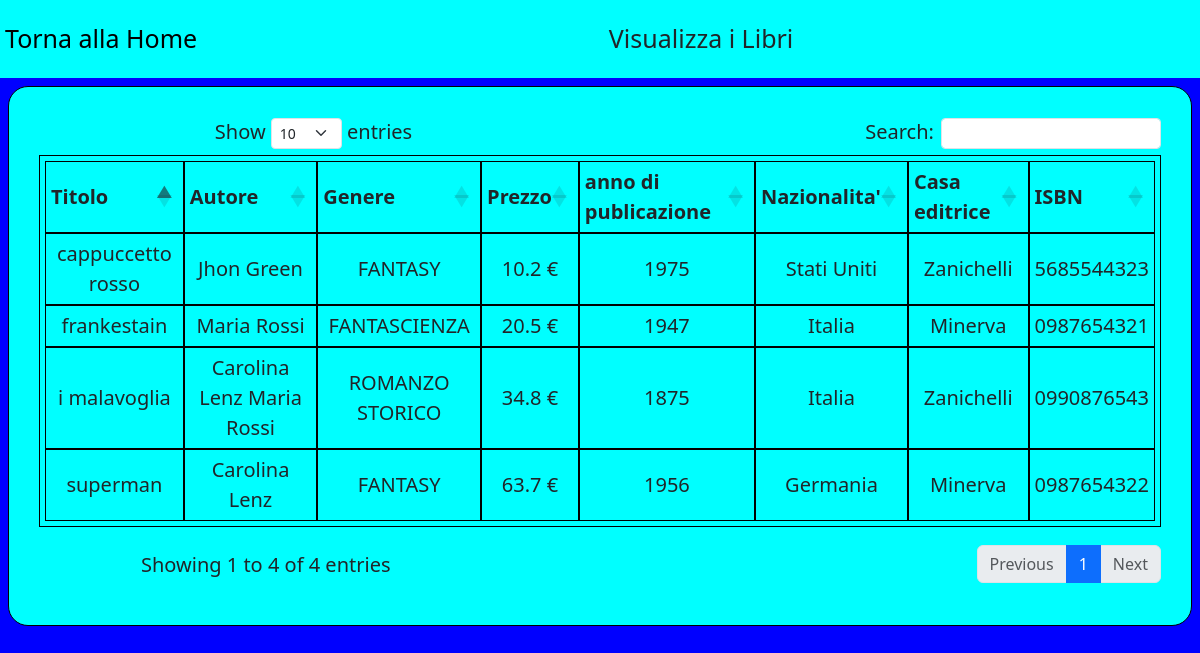
Screenshot of /paginephp/visualizzaLibri.php with the database file from the repository.
### tables this page shows
CREATE TABLE IF NOT EXISTS `libri` (
  `ISBN` varchar(10) NOT NULL,
  `titolo` varchar(50) NOT NULL,
  `genere` int(11) NOT NULL,
  `prezzo` float NOT NULL CHECK (`prezzo` > 0),
  `anno_publicazione` int(11) DEFAULT NULL CHECK (`anno_publicazione` > 0),
  `id_casa_editrice` int(11) NOT NULL,
  PRIMARY KEY (`ISBN`),
  KEY `genere` (`genere`),
  KEY `id_casa_editrice` (`id_casa_editrice`),
  CONSTRAINT `libri_ibfk_1` FOREIGN KEY (`genere`) REFERENCES `generi` (`id`),
  CONSTRAINT `libri_ibfk_2` FOREIGN KEY (`id_casa_editrice`) REFERENCES `casa_editrice` (`id`)
);

CREATE TABLE IF NOT EXISTS `generi` (
  `id` int(11) NOT NULL AUTO_INCREMENT,
  `genere` varchar(20) NOT NULL,
  PRIMARY KEY (`id`),
  UNIQUE KEY `genere` (`genere`)
);

CREATE TABLE IF NOT EXISTS `autori` (
  `cf` varchar(16) NOT NULL,
  `nome` varchar(20) NOT NULL,
  `cognome` varchar(20) NOT NULL,
  `nazionalità` int(11) NOT NULL,
  `data_nascita` date DEFAULT NULL,
  PRIMARY KEY (`cf`),
  KEY `nazionalità` (`nazionalità`),
  CONSTRAINT `autori_ibfk_1` FOREIGN KEY (`nazionalità`) REFERENCES `nazioni` (`id`)
);

CREATE TABLE IF NOT EXISTS `nazioni` (
  `id` int(11) NOT NULL AUTO_INCREMENT,
  `nome_nazione` varchar(255) NOT NULL,
  PRIMARY KEY (`id`)
);

CREATE TABLE IF NOT EXISTS `casa_editrice` (
  `id` int(11) NOT NULL AUTO_INCREMENT,
  `nome` varchar(30) NOT NULL,
  `via` varchar(50) NOT NULL,
  `citta` varchar(30) NOT NULL,
  PRIMARY KEY (`id`)
);

### paginephp/visualizzaLibri.php (the view, shortened to what this page needs)
<?php
    include "connessione.php";
    $conn = mysqli_connect($hostname, $username, $password, $dbname);
    $query = "SELECT * FROM autori";
    $risultato = mysqli_query($conn, $query);
    if ($risultato) {
        $autori = array();
        while ($autore = mysqli_fetch_assoc($risultato)) {
            $autori[] = $autore;
        }
    } else {
        echo "Errore nella query: " . mysqli_error($conn);
    }
    $query = "SELECT * FROM generi";
    $risultato = mysqli_query($conn, $query);
    if ($risultato) {
        $generi = array();
        while ($genere = mysqli_fetch_assoc($risultato)) {
            $generi[] = $genere;
        }
    } else {
        echo "Errore nella query: " . mysqli_error($conn);
    }
    $query = "SELECT * FROM casa_editrice";
    $risultato = mysqli_query($conn, $query);
    if ($risultato) {
        $case = array();
        while ($casa = mysqli_fetch_assoc($risultato)) {
            $case[] = $casa;
        }
    } else {
        echo "Errore nella query: " . mysqli_error($conn);
    }
    $query = "SELECT * FROM libri";
    $risultato = mysqli_query($conn, $query);
    if ($risultato) {
        $libri = array();
        while ($libro = mysqli_fetch_assoc($risultato)) {
            $libri[] = $libro;
        }
    } else {
        echo "Errore nella query: " . mysqli_error($conn);
    }
    $query = "SELECT * FROM autori_libri";
    $risultato = mysqli_query($conn, $query);
    if ($risultato) {
        $scrittori = array();
        while ($scrittore = mysqli_fetch_assoc($risultato)) {
            $scrittori[] = $scrittore;
        }
    } else {
        echo "Errore nella query: " . mysqli_error($conn);
    }
    $query = "SELECT * FROM nazioni";
    $risultato = mysqli_query($conn, $query);
    if ($risultato) {
        $nazioni = array();
        while ($nazione = mysqli_fetch_assoc($risultato)) {
            $nazioni[] = $nazione;
        }
    } else {
        echo "Errore nella query: " . mysqli_error($conn);
    }
?>
<!DOCTYPE html>
<html lang="en">
<head>
    <link rel="stylesheet" href="https://cdnjs.cloudflare.com/ajax/libs/twitter-bootstrap/5.3.0/css/bootstrap.min.css">
    <link rel="stylesheet" href="https://cdn.datatables.net/1.13.7/css/dataTables.bootstrap5.min.css">
    <link rel="stylesheet" href="../css/style.css">
</head>
<body>
    <header>
        <div>
            <a href="menu.php">Torna alla Home</a>
        </div>
        <div>
            Visualizza i Libri
        </div>
    </header>
    <div id="contenuto" class="didplay">
        <table id="libri">
            <thead>
                <tr>
                    <th>Titolo</th>
                    <th>Autore</th>
                    <th>Genere</th>
                    <th>Prezzo</th>
                    <th>anno di publicazione</th>
                    <th>Nazionalita'</th>
                    <th>Casa editrice</th>
                    <th>ISBN</th>
                </tr>
            </thead>
            <tbody>
                <?php
                    for ($i=0; $i < count($libri) ; $i++) {
                        $titolo = $libri[$i]['titolo'];
                        $autore = "";
                        $id_genere = $libri[$i]['genere'];
                        $prezzo = $libri[$i]['prezzo'];
                        $anno_publicazione = $libri[$i]['anno_publicazione'];
                        $nazionalita = "";
                        $id_casa_editrice = $libri[$i]['id_casa_editrice'];
                        $ISBN = $libri[$i]['ISBN'];
                        $genere = $generi[array_search($id_genere, array_column($generi, 'id'))]['genere'];
                        $casa_editrice = $case[array_search($id_casa_editrice, array_column($case, 'id'))]['nome'];
                        foreach ($scrittori as $scrittore) {
                            if($scrittore['ISBN_Libro'] == $ISBN){
                                foreach ($autori as $a) {
                                    if($a['cf'] == $scrittore['cf_autore']){
                                        $nazionalita = $nazioni[array_search($a['nazionalità'], array_column($nazioni, 'id'))]['nome_nazione'];
                                        $autore .= $a['nome']." ".$a['cognome']."  ";
                                    }
                                }
                            }
                        }
                        echo "<tr><td>$titolo</td><td>$autore</td><td>$genere</td><td>$prezzo €</td><td>$anno_publicazione</td><td>$nazionalita</td><td>$casa_editrice</td><td>$ISBN</td></tr>";
                    }
                ?>
            </tbody>
        </table>
    </div>
</body>
</html>

### css/style.css (style rules this page uses)
table, th, tr, td { border: 1px solid black; padding: 5px; }
body { width: 100%; margin: 0; display: flex; flex-direction: column; align-items: center; background-color: blue; }
a { text-decoration: none; color: black; margin: 10px 0; }
header { background-color: aqua; width: 100%; padding: 20px 0; text-align: center; font-size: 25px; display: flex; justify-content: flex-start; }
header > div:nth-child(1) { padding: 0 5px; }
header > div:nth-child(2) { margin: auto; }
#contenuto { margin: 8px; text-align: center; background-color: aqua; border: solid black 1px; border-radius: 20px; padding: 30px; font-size: 20px; }

### rows the page displays
libri: titolo "frankestain", autore "Maria Rossi", genere.genere "FANTASCIENZA", prezzo "20.5", anno_publicazione "1947", id_casa_editrice.nome "Minerva", ISBN "0987654321"
autori: nazionalità.nome_nazione "Italia"
libri: titolo "superman", autore "Carolina Lenz", genere.genere "FANTASY", prezzo "63.7", anno_publicazione "1956", id_casa_editrice.nome "Minerva", ISBN "0987654322"
autori: nazionalità.nome_nazione "Germania"
libri: titolo "i malavoglia", autore "Carolina Lenz Maria Rossi", genere.genere "ROMANZO STORICO", prezzo "34.8", anno_publicazione "1875", id_casa_editrice.nome "Zanichelli", ISBN "0990876543"
libri: titolo "cappuccetto rosso", autore "Jhon Green", genere.genere "FANTASY", prezzo "10.2", anno_publicazione "1975", id_casa_editrice.nome "Zanichelli", ISBN "5685544323"
autori: nazionalità.nome_nazione "Stati Uniti"
